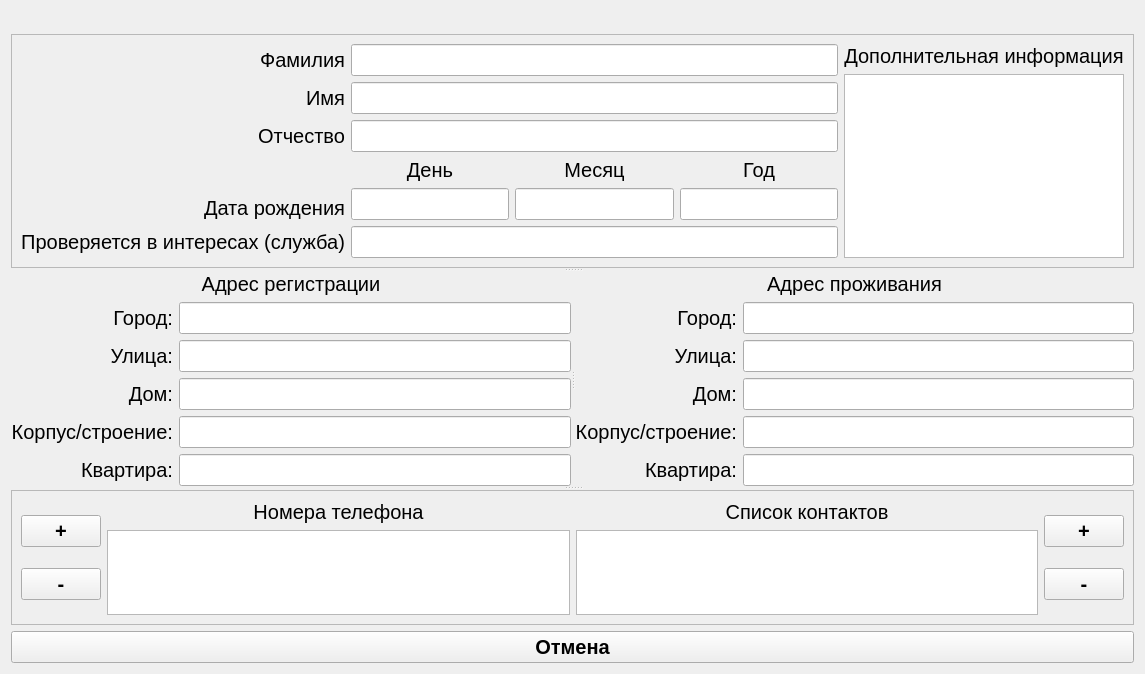
<?xml version="1.0" encoding="UTF-8"?>
<ui version="4.0">
 <class>Update</class>
 <widget class="QWidget" name="Update">
  <property name="geometry">
   <rect>
    <x>0</x>
    <y>0</y>
    <width>1145</width>
    <height>674</height>
   </rect>
  </property>
  <property name="sizePolicy">
   <sizepolicy hsizetype="Maximum" vsizetype="Maximum">
    <horstretch>0</horstretch>
    <verstretch>0</verstretch>
   </sizepolicy>
  </property>
  <property name="windowTitle">
   <string>Form</string>
  </property>
  <property name="autoFillBackground">
   <bool>true</bool>
  </property>
  <layout class="QGridLayout" name="gridLayout_2">
   <item row="0" column="0" colspan="2">
    <layout class="QVBoxLayout" name="vl_for_label"/>
   </item>
   <item row="1" column="0" colspan="2">
    <spacer name="horizontalSpacer">
     <property name="orientation">
      <enum>Qt::Horizontal</enum>
     </property>
     <property name="sizeHint" stdset="0">
      <size>
       <width>1124</width>
       <height>17</height>
      </size>
     </property>
    </spacer>
   </item>
   <item row="2" column="0" rowspan="2">
    <layout class="QVBoxLayout" name="vl_for_date_add"/>
   </item>
   <item row="4" column="0" colspan="2">
    <widget class="QSplitter" name="splitter_3">
     <property name="orientation">
      <enum>Qt::Vertical</enum>
     </property>
     <widget class="QFrame" name="frame_3">
      <property name="frameShape">
       <enum>QFrame::StyledPanel</enum>
      </property>
      <property name="frameShadow">
       <enum>QFrame::Raised</enum>
      </property>
      <layout class="QGridLayout" name="gridLayout">
       <item row="3" column="1">
        <layout class="QVBoxLayout" name="verticalLayout_10">
         <item>
          <widget class="QLabel" name="label_22">
           <property name="font">
            <font>
             <family>Arial</family>
             <pointsize>15</pointsize>
            </font>
           </property>
           <property name="text">
            <string>День</string>
           </property>
           <property name="alignment">
            <set>Qt::AlignBottom|Qt::AlignHCenter</set>
           </property>
          </widget>
         </item>
         <item>
          <widget class="QLineEdit" name="le_birth_date_day">
           <property name="enabled">
            <bool>true</bool>
           </property>
           <property name="sizePolicy">
            <sizepolicy hsizetype="Expanding" vsizetype="Fixed">
             <horstretch>0</horstretch>
             <verstretch>0</verstretch>
            </sizepolicy>
           </property>
           <property name="font">
            <font>
             <pointsize>15</pointsize>
            </font>
           </property>
           <property name="maxLength">
            <number>2</number>
           </property>
          </widget>
         </item>
        </layout>
       </item>
       <item row="2" column="0">
        <widget class="QLabel" name="label_4">
         <property name="font">
          <font>
           <family>Arial</family>
           <pointsize>15</pointsize>
          </font>
         </property>
         <property name="text">
          <string>Отчество</string>
         </property>
         <property name="alignment">
          <set>Qt::AlignRight|Qt::AlignTrailing|Qt::AlignVCenter</set>
         </property>
        </widget>
       </item>
       <item row="0" column="0">
        <widget class="QLabel" name="label_2">
         <property name="sizePolicy">
          <sizepolicy hsizetype="Expanding" vsizetype="Preferred">
           <horstretch>0</horstretch>
           <verstretch>0</verstretch>
          </sizepolicy>
         </property>
         <property name="font">
          <font>
           <family>Arial</family>
           <pointsize>15</pointsize>
          </font>
         </property>
         <property name="text">
          <string>Фамилия</string>
         </property>
         <property name="alignment">
          <set>Qt::AlignRight|Qt::AlignTrailing|Qt::AlignVCenter</set>
         </property>
        </widget>
       </item>
       <item row="4" column="0">
        <widget class="QLabel" name="label_6">
         <property name="font">
          <font>
           <family>Arial</family>
           <pointsize>15</pointsize>
          </font>
         </property>
         <property name="text">
          <string>Проверяется в интересах (служба)</string>
         </property>
         <property name="alignment">
          <set>Qt::AlignRight|Qt::AlignTrailing|Qt::AlignVCenter</set>
         </property>
        </widget>
       </item>
       <item row="1" column="0">
        <widget class="QLabel" name="label_3">
         <property name="font">
          <font>
           <family>Arial</family>
           <pointsize>15</pointsize>
          </font>
         </property>
         <property name="text">
          <string>Имя</string>
         </property>
         <property name="alignment">
          <set>Qt::AlignRight|Qt::AlignTrailing|Qt::AlignVCenter</set>
         </property>
        </widget>
       </item>
       <item row="3" column="0">
        <widget class="QLabel" name="label_5">
         <property name="font">
          <font>
           <family>Arial</family>
           <pointsize>15</pointsize>
          </font>
         </property>
         <property name="text">
          <string>Дата рождения</string>
         </property>
         <property name="alignment">
          <set>Qt::AlignBottom|Qt::AlignRight|Qt::AlignTrailing</set>
         </property>
        </widget>
       </item>
       <item row="3" column="2">
        <layout class="QVBoxLayout" name="verticalLayout_12">
         <item>
          <widget class="QLabel" name="label_23">
           <property name="font">
            <font>
             <family>Arial</family>
             <pointsize>15</pointsize>
            </font>
           </property>
           <property name="text">
            <string>Месяц</string>
           </property>
           <property name="alignment">
            <set>Qt::AlignBottom|Qt::AlignHCenter</set>
           </property>
          </widget>
         </item>
         <item>
          <widget class="QLineEdit" name="le_birth_date_month">
           <property name="sizePolicy">
            <sizepolicy hsizetype="Expanding" vsizetype="Fixed">
             <horstretch>0</horstretch>
             <verstretch>0</verstretch>
            </sizepolicy>
           </property>
           <property name="font">
            <font>
             <pointsize>15</pointsize>
            </font>
           </property>
           <property name="maxLength">
            <number>2</number>
           </property>
          </widget>
         </item>
        </layout>
       </item>
       <item row="3" column="3">
        <layout class="QVBoxLayout" name="verticalLayout_13">
         <item>
          <widget class="QLabel" name="label_24">
           <property name="font">
            <font>
             <family>Arial</family>
             <pointsize>15</pointsize>
            </font>
           </property>
           <property name="text">
            <string>Год</string>
           </property>
           <property name="alignment">
            <set>Qt::AlignBottom|Qt::AlignHCenter</set>
           </property>
          </widget>
         </item>
         <item>
          <widget class="QLineEdit" name="le_birth_date_year">
           <property name="sizePolicy">
            <sizepolicy hsizetype="Expanding" vsizetype="Fixed">
             <horstretch>0</horstretch>
             <verstretch>0</verstretch>
            </sizepolicy>
           </property>
           <property name="font">
            <font>
             <pointsize>15</pointsize>
            </font>
           </property>
           <property name="maxLength">
            <number>4</number>
           </property>
          </widget>
         </item>
        </layout>
       </item>
       <item row="0" column="4" rowspan="5">
        <layout class="QVBoxLayout" name="verticalLayout_4">
         <item>
          <widget class="QLabel" name="label_7">
           <property name="font">
            <font>
             <family>Arial</family>
             <pointsize>15</pointsize>
            </font>
           </property>
           <property name="text">
            <string>Дополнительная информация</string>
           </property>
           <property name="alignment">
            <set>Qt::AlignBottom|Qt::AlignHCenter</set>
           </property>
          </widget>
         </item>
         <item>
          <widget class="QPlainTextEdit" name="le_dop_info">
           <property name="sizePolicy">
            <sizepolicy hsizetype="Minimum" vsizetype="Expanding">
             <horstretch>0</horstretch>
             <verstretch>0</verstretch>
            </sizepolicy>
           </property>
           <property name="font">
            <font>
             <pointsize>15</pointsize>
            </font>
           </property>
          </widget>
         </item>
        </layout>
       </item>
       <item row="4" column="1" colspan="3">
        <widget class="QLineEdit" name="le_check_for">
         <property name="font">
          <font>
           <pointsize>15</pointsize>
          </font>
         </property>
        </widget>
       </item>
       <item row="0" column="1" colspan="3">
        <widget class="QLineEdit" name="le_last_name">
         <property name="font">
          <font>
           <pointsize>15</pointsize>
          </font>
         </property>
        </widget>
       </item>
       <item row="1" column="1" colspan="3">
        <widget class="QLineEdit" name="le_name">
         <property name="font">
          <font>
           <pointsize>15</pointsize>
          </font>
         </property>
        </widget>
       </item>
       <item row="2" column="1" colspan="3">
        <widget class="QLineEdit" name="le_mid_name">
         <property name="font">
          <font>
           <pointsize>15</pointsize>
          </font>
         </property>
        </widget>
       </item>
      </layout>
     </widget>
     <widget class="QSplitter" name="splitter_2">
      <property name="orientation">
       <enum>Qt::Vertical</enum>
      </property>
      <widget class="QSplitter" name="splitter">
       <property name="orientation">
        <enum>Qt::Horizontal</enum>
       </property>
       <widget class="QWidget" name="layoutWidget">
        <layout class="QVBoxLayout" name="verticalLayout_3">
         <item>
          <layout class="QVBoxLayout" name="vl_for_cb"/>
         </item>
         <item>
          <widget class="QLabel" name="label_9">
           <property name="font">
            <font>
             <pointsize>15</pointsize>
            </font>
           </property>
           <property name="text">
            <string>Адрес регистрации</string>
           </property>
           <property name="alignment">
            <set>Qt::AlignCenter</set>
           </property>
          </widget>
         </item>
         <item>
          <layout class="QHBoxLayout" name="horizontalLayout_12">
           <item>
            <layout class="QVBoxLayout" name="verticalLayout_15">
             <item>
              <widget class="QLabel" name="label_17">
               <property name="font">
                <font>
                 <family>Arial</family>
                 <pointsize>15</pointsize>
                </font>
               </property>
               <property name="text">
                <string>Город:</string>
               </property>
               <property name="alignment">
                <set>Qt::AlignRight|Qt::AlignTrailing|Qt::AlignVCenter</set>
               </property>
              </widget>
             </item>
             <item>
              <widget class="QLabel" name="label_18">
               <property name="font">
                <font>
                 <family>Arial</family>
                 <pointsize>15</pointsize>
                </font>
               </property>
               <property name="text">
                <string>Улица:</string>
               </property>
               <property name="alignment">
                <set>Qt::AlignRight|Qt::AlignTrailing|Qt::AlignVCenter</set>
               </property>
              </widget>
             </item>
             <item>
              <widget class="QLabel" name="label_19">
               <property name="font">
                <font>
                 <family>Arial</family>
                 <pointsize>15</pointsize>
                </font>
               </property>
               <property name="text">
                <string>Дом:</string>
               </property>
               <property name="alignment">
                <set>Qt::AlignRight|Qt::AlignTrailing|Qt::AlignVCenter</set>
               </property>
              </widget>
             </item>
             <item>
              <widget class="QLabel" name="label_20">
               <property name="font">
                <font>
                 <family>Arial</family>
                 <pointsize>15</pointsize>
                </font>
               </property>
               <property name="text">
                <string>Корпус/строение:</string>
               </property>
               <property name="alignment">
                <set>Qt::AlignRight|Qt::AlignTrailing|Qt::AlignVCenter</set>
               </property>
              </widget>
             </item>
             <item>
              <widget class="QLabel" name="label_21">
               <property name="font">
                <font>
                 <family>Arial</family>
                 <pointsize>15</pointsize>
                </font>
               </property>
               <property name="text">
                <string>Квартира:</string>
               </property>
               <property name="alignment">
                <set>Qt::AlignRight|Qt::AlignTrailing|Qt::AlignVCenter</set>
               </property>
              </widget>
             </item>
            </layout>
           </item>
           <item>
            <layout class="QVBoxLayout" name="verticalLayout_16">
             <item>
              <widget class="QLineEdit" name="le_reg_city">
               <property name="font">
                <font>
                 <pointsize>15</pointsize>
                </font>
               </property>
              </widget>
             </item>
             <item>
              <widget class="QLineEdit" name="le_reg_street">
               <property name="font">
                <font>
                 <pointsize>15</pointsize>
                </font>
               </property>
              </widget>
             </item>
             <item>
              <widget class="QLineEdit" name="le_reg_house">
               <property name="font">
                <font>
                 <pointsize>15</pointsize>
                </font>
               </property>
              </widget>
             </item>
             <item>
              <widget class="QLineEdit" name="le_reg_corp">
               <property name="font">
                <font>
                 <pointsize>15</pointsize>
                </font>
               </property>
              </widget>
             </item>
             <item>
              <widget class="QLineEdit" name="le_reg_flat">
               <property name="font">
                <font>
                 <pointsize>15</pointsize>
                </font>
               </property>
              </widget>
             </item>
            </layout>
           </item>
          </layout>
         </item>
        </layout>
       </widget>
       <widget class="QWidget" name="layoutWidget">
        <layout class="QVBoxLayout" name="verticalLayout_5">
         <item>
          <widget class="QLabel" name="label_11">
           <property name="font">
            <font>
             <pointsize>15</pointsize>
            </font>
           </property>
           <property name="text">
            <string>Адрес проживания</string>
           </property>
           <property name="alignment">
            <set>Qt::AlignCenter</set>
           </property>
          </widget>
         </item>
         <item>
          <layout class="QHBoxLayout" name="horizontalLayout_13">
           <item>
            <layout class="QVBoxLayout" name="verticalLayout_18">
             <item>
              <widget class="QLabel" name="label_25">
               <property name="font">
                <font>
                 <family>Arial</family>
                 <pointsize>15</pointsize>
                </font>
               </property>
               <property name="text">
                <string>Город:</string>
               </property>
               <property name="alignment">
                <set>Qt::AlignRight|Qt::AlignTrailing|Qt::AlignVCenter</set>
               </property>
              </widget>
             </item>
             <item>
              <widget class="QLabel" name="label_26">
               <property name="font">
                <font>
                 <family>Arial</family>
                 <pointsize>15</pointsize>
                </font>
               </property>
               <property name="text">
                <string>Улица:</string>
               </property>
               <property name="alignment">
                <set>Qt::AlignRight|Qt::AlignTrailing|Qt::AlignVCenter</set>
               </property>
              </widget>
             </item>
             <item>
              <widget class="QLabel" name="label_27">
               <property name="font">
                <font>
                 <family>Arial</family>
                 <pointsize>15</pointsize>
                </font>
               </property>
               <property name="text">
                <string>Дом:</string>
               </property>
               <property name="alignment">
                <set>Qt::AlignRight|Qt::AlignTrailing|Qt::AlignVCenter</set>
               </property>
              </widget>
             </item>
             <item>
              <widget class="QLabel" name="label_28">
               <property name="font">
                <font>
                 <family>Arial</family>
                 <pointsize>15</pointsize>
                </font>
               </property>
               <property name="text">
                <string>Корпус/строение:</string>
               </property>
               <property name="alignment">
                <set>Qt::AlignRight|Qt::AlignTrailing|Qt::AlignVCenter</set>
               </property>
              </widget>
             </item>
             <item>
              <widget class="QLabel" name="label_29">
               <property name="font">
                <font>
                 <family>Arial</family>
                 <pointsize>15</pointsize>
                </font>
               </property>
               <property name="text">
                <string>Квартира:</string>
               </property>
               <property name="alignment">
                <set>Qt::AlignRight|Qt::AlignTrailing|Qt::AlignVCenter</set>
               </property>
              </widget>
             </item>
            </layout>
           </item>
           <item>
            <layout class="QVBoxLayout" name="verticalLayout_19">
             <item>
              <widget class="QLineEdit" name="le_liv_city">
               <property name="font">
                <font>
                 <pointsize>15</pointsize>
                </font>
               </property>
              </widget>
             </item>
             <item>
              <widget class="QLineEdit" name="le_liv_street">
               <property name="font">
                <font>
                 <pointsize>15</pointsize>
                </font>
               </property>
              </widget>
             </item>
             <item>
              <widget class="QLineEdit" name="le_liv_house">
               <property name="font">
                <font>
                 <pointsize>15</pointsize>
                </font>
               </property>
              </widget>
             </item>
             <item>
              <widget class="QLineEdit" name="le_liv_corp">
               <property name="font">
                <font>
                 <pointsize>15</pointsize>
                </font>
               </property>
              </widget>
             </item>
             <item>
              <widget class="QLineEdit" name="le_liv_flat">
               <property name="font">
                <font>
                 <pointsize>15</pointsize>
                </font>
               </property>
              </widget>
             </item>
            </layout>
           </item>
          </layout>
         </item>
        </layout>
       </widget>
      </widget>
      <widget class="QFrame" name="frame_2">
       <property name="frameShape">
        <enum>QFrame::StyledPanel</enum>
       </property>
       <property name="frameShadow">
        <enum>QFrame::Raised</enum>
       </property>
       <layout class="QHBoxLayout" name="horizontalLayout_7">
        <item>
         <layout class="QHBoxLayout" name="horizontalLayout">
          <item>
           <layout class="QVBoxLayout" name="verticalLayout_8">
            <property name="spacing">
             <number>6</number>
            </property>
            <item>
             <widget class="QPushButton" name="pb_add_line_telephone">
              <property name="font">
               <font>
                <pointsize>15</pointsize>
                <weight>75</weight>
                <bold>true</bold>
               </font>
              </property>
              <property name="text">
               <string>+</string>
              </property>
             </widget>
            </item>
            <item>
             <widget class="QPushButton" name="pb_del_line_telephone">
              <property name="font">
               <font>
                <pointsize>15</pointsize>
                <weight>75</weight>
                <bold>true</bold>
               </font>
              </property>
              <property name="text">
               <string>-</string>
              </property>
             </widget>
            </item>
           </layout>
          </item>
          <item>
           <layout class="QVBoxLayout" name="verticalLayout">
            <item>
             <widget class="QLabel" name="label_8">
              <property name="font">
               <font>
                <family>Arial</family>
                <pointsize>15</pointsize>
               </font>
              </property>
              <property name="text">
               <string>Номера телефона</string>
              </property>
              <property name="alignment">
               <set>Qt::AlignBottom|Qt::AlignHCenter</set>
              </property>
             </widget>
            </item>
            <item>
             <widget class="QTableView" name="tableView">
              <property name="sizePolicy">
               <sizepolicy hsizetype="Expanding" vsizetype="Expanding">
                <horstretch>0</horstretch>
                <verstretch>0</verstretch>
               </sizepolicy>
              </property>
              <property name="font">
               <font>
                <pointsize>15</pointsize>
               </font>
              </property>
             </widget>
            </item>
           </layout>
          </item>
         </layout>
        </item>
        <item>
         <layout class="QHBoxLayout" name="horizontalLayout_23">
          <item>
           <layout class="QVBoxLayout" name="verticalLayout_7">
            <item>
             <widget class="QLabel" name="label_10">
              <property name="font">
               <font>
                <family>Arial</family>
                <pointsize>15</pointsize>
               </font>
              </property>
              <property name="text">
               <string>Список контактов</string>
              </property>
              <property name="alignment">
               <set>Qt::AlignBottom|Qt::AlignHCenter</set>
              </property>
             </widget>
            </item>
            <item>
             <widget class="QTableView" name="tableView_2">
              <property name="sizePolicy">
               <sizepolicy hsizetype="Expanding" vsizetype="Expanding">
                <horstretch>0</horstretch>
                <verstretch>0</verstretch>
               </sizepolicy>
              </property>
              <property name="font">
               <font>
                <pointsize>15</pointsize>
               </font>
              </property>
             </widget>
            </item>
           </layout>
          </item>
          <item>
           <layout class="QVBoxLayout" name="verticalLayout_11">
            <item>
             <widget class="QPushButton" name="pb_add_contact_line">
              <property name="enabled">
               <bool>true</bool>
              </property>
              <property name="font">
               <font>
                <pointsize>15</pointsize>
                <weight>75</weight>
                <bold>true</bold>
               </font>
              </property>
              <property name="text">
               <string>+</string>
              </property>
             </widget>
            </item>
            <item>
             <widget class="QPushButton" name="pb_del_contact_line">
              <property name="font">
               <font>
                <pointsize>15</pointsize>
                <weight>75</weight>
                <bold>true</bold>
               </font>
              </property>
              <property name="text">
               <string>-</string>
              </property>
             </widget>
            </item>
           </layout>
          </item>
         </layout>
        </item>
       </layout>
      </widget>
     </widget>
    </widget>
   </item>
   <item row="2" column="1" rowspan="2">
    <layout class="QVBoxLayout" name="vl_for_date_upd"/>
   </item>
   <item row="5" column="0" colspan="2">
    <layout class="QHBoxLayout" name="horizontalLayout_2">
     <item>
      <layout class="QVBoxLayout" name="vl_for_button"/>
     </item>
     <item>
      <widget class="QPushButton" name="pb_Back_to_Main">
       <property name="font">
        <font>
         <pointsize>15</pointsize>
         <weight>75</weight>
         <bold>true</bold>
        </font>
       </property>
       <property name="text">
        <string>Отмена</string>
       </property>
      </widget>
     </item>
    </layout>
   </item>
  </layout>
 </widget>
 <resources/>
 <connections/>
</ui>
